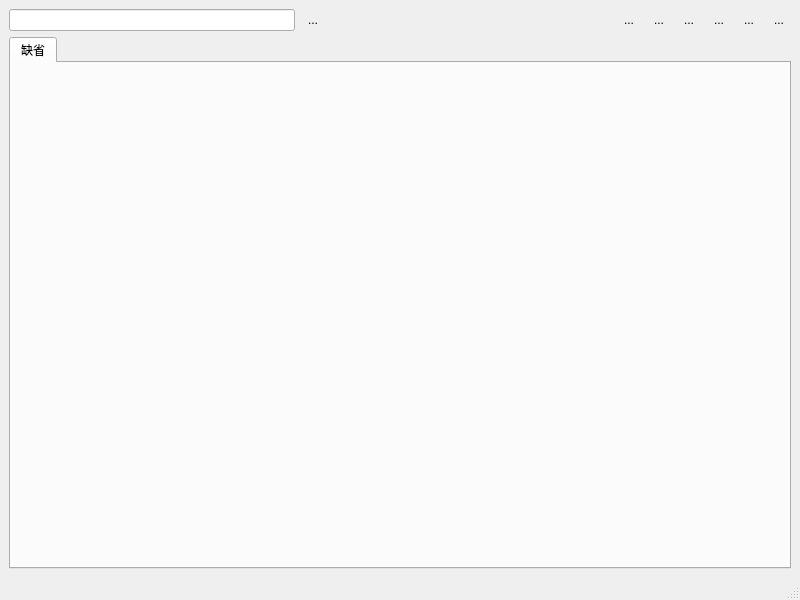
<?xml version="1.0" encoding="UTF-8"?>
<ui version="4.0">
 <class>IaMainWindow</class>
 <widget class="QMainWindow" name="IaMainWindow">
  <property name="geometry">
   <rect>
    <x>0</x>
    <y>0</y>
    <width>800</width>
    <height>600</height>
   </rect>
  </property>
  <property name="windowTitle">
   <string>IaMainWindow</string>
  </property>
  <property name="documentMode">
   <bool>false</bool>
  </property>
  <property name="dockNestingEnabled">
   <bool>false</bool>
  </property>
  <widget class="QWidget" name="centralwidget">
   <property name="sizePolicy">
    <sizepolicy hsizetype="Expanding" vsizetype="Expanding">
     <horstretch>1</horstretch>
     <verstretch>1</verstretch>
    </sizepolicy>
   </property>
   <layout class="QVBoxLayout" name="verticalLayout_2">
    <item>
     <layout class="QHBoxLayout" name="horizontalLayout">
      <item>
       <widget class="QLineEdit" name="lineEdit"/>
      </item>
      <item>
       <widget class="QToolButton" name="tbSearch">
        <property name="toolTip">
         <string>加粗</string>
        </property>
        <property name="autoFillBackground">
         <bool>false</bool>
        </property>
        <property name="text">
         <string>...</string>
        </property>
        <property name="icon">
         <iconset>
          <normaloff>:/image/textbold.png</normaloff>:/image/textbold.png</iconset>
        </property>
        <property name="iconSize">
         <size>
          <width>24</width>
          <height>24</height>
         </size>
        </property>
        <property name="checkable">
         <bool>true</bool>
        </property>
        <property name="autoRaise">
         <bool>true</bool>
        </property>
       </widget>
      </item>
      <item>
       <spacer name="horizontalSpacer">
        <property name="orientation">
         <enum>Qt::Horizontal</enum>
        </property>
        <property name="sizeHint" stdset="0">
         <size>
          <width>40</width>
          <height>20</height>
         </size>
        </property>
       </spacer>
      </item>
      <item>
       <widget class="QToolButton" name="textitalic">
        <property name="toolTip">
         <string>倾斜</string>
        </property>
        <property name="autoFillBackground">
         <bool>false</bool>
        </property>
        <property name="text">
         <string>...</string>
        </property>
        <property name="icon">
         <iconset>
          <normaloff>:/image/textitalic.png</normaloff>:/image/textitalic.png</iconset>
        </property>
        <property name="iconSize">
         <size>
          <width>24</width>
          <height>24</height>
         </size>
        </property>
        <property name="checkable">
         <bool>true</bool>
        </property>
        <property name="autoRaise">
         <bool>true</bool>
        </property>
       </widget>
      </item>
      <item>
       <widget class="QToolButton" name="textUnderline">
        <property name="toolTip">
         <string>下划线</string>
        </property>
        <property name="autoFillBackground">
         <bool>false</bool>
        </property>
        <property name="text">
         <string>...</string>
        </property>
        <property name="icon">
         <iconset>
          <normaloff>:/image/textunder.png</normaloff>:/image/textunder.png</iconset>
        </property>
        <property name="iconSize">
         <size>
          <width>24</width>
          <height>24</height>
         </size>
        </property>
        <property name="checkable">
         <bool>true</bool>
        </property>
        <property name="autoRaise">
         <bool>true</bool>
        </property>
       </widget>
      </item>
      <item>
       <widget class="QToolButton" name="textcolor">
        <property name="toolTip">
         <string>字体颜色</string>
        </property>
        <property name="autoFillBackground">
         <bool>false</bool>
        </property>
        <property name="text">
         <string>...</string>
        </property>
        <property name="icon">
         <iconset>
          <normaloff>:/image/textcolor.png</normaloff>:/image/textcolor.png</iconset>
        </property>
        <property name="iconSize">
         <size>
          <width>24</width>
          <height>24</height>
         </size>
        </property>
        <property name="checkable">
         <bool>false</bool>
        </property>
        <property name="autoRaise">
         <bool>true</bool>
        </property>
       </widget>
      </item>
      <item>
       <widget class="QToolButton" name="sendfile">
        <property name="toolTip">
         <string>传送文件</string>
        </property>
        <property name="autoFillBackground">
         <bool>false</bool>
        </property>
        <property name="text">
         <string>...</string>
        </property>
        <property name="icon">
         <iconset>
          <normaloff>:/image/fileopen.png</normaloff>:/image/fileopen.png</iconset>
        </property>
        <property name="iconSize">
         <size>
          <width>24</width>
          <height>24</height>
         </size>
        </property>
        <property name="checkable">
         <bool>false</bool>
        </property>
        <property name="autoRaise">
         <bool>true</bool>
        </property>
       </widget>
      </item>
      <item>
       <widget class="QToolButton" name="save">
        <property name="toolTip">
         <string>保存聊天记录</string>
        </property>
        <property name="autoFillBackground">
         <bool>false</bool>
        </property>
        <property name="text">
         <string>...</string>
        </property>
        <property name="icon">
         <iconset>
          <normaloff>:/image/Floppy.png</normaloff>:/image/Floppy.png</iconset>
        </property>
        <property name="iconSize">
         <size>
          <width>24</width>
          <height>24</height>
         </size>
        </property>
        <property name="checkable">
         <bool>false</bool>
        </property>
        <property name="autoRaise">
         <bool>true</bool>
        </property>
       </widget>
      </item>
      <item>
       <widget class="QToolButton" name="clear">
        <property name="toolTip">
         <string>清空聊天记录</string>
        </property>
        <property name="autoFillBackground">
         <bool>false</bool>
        </property>
        <property name="text">
         <string>...</string>
        </property>
        <property name="icon">
         <iconset>
          <normaloff>:/image/Bin (empty).png</normaloff>:/image/Bin (empty).png</iconset>
        </property>
        <property name="iconSize">
         <size>
          <width>24</width>
          <height>24</height>
         </size>
        </property>
        <property name="checkable">
         <bool>false</bool>
        </property>
        <property name="autoRaise">
         <bool>true</bool>
        </property>
       </widget>
      </item>
     </layout>
    </item>
    <item>
     <layout class="QVBoxLayout" name="verticalLayout">
      <item>
       <widget class="QTabWidget" name="tabWidget">
        <property name="currentIndex">
         <number>0</number>
        </property>
        <widget class="QWidget" name="tabDefault">
         <attribute name="title">
          <string>缺省</string>
         </attribute>
        </widget>
       </widget>
      </item>
     </layout>
    </item>
   </layout>
  </widget>
  <widget class="QMenuBar" name="menubar">
   <property name="geometry">
    <rect>
     <x>0</x>
     <y>0</y>
     <width>800</width>
     <height>22</height>
    </rect>
   </property>
  </widget>
  <widget class="QStatusBar" name="statusbar"/>
 </widget>
 <resources/>
 <connections/>
</ui>
